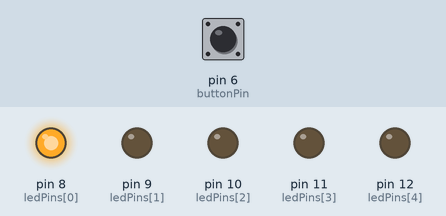
Simulated run of this sketch. Board: Arduino Uno, built with avr-gcc and run on an emulated ATmega328P. Parts: output pins drawn as LEDs (lit = HIGH). The inputs (shaded band) are chosen by the test bench; at power-on: pin 6 (buttonPin) LOW.

Above: at 0.12 s.
At 0.62 s:
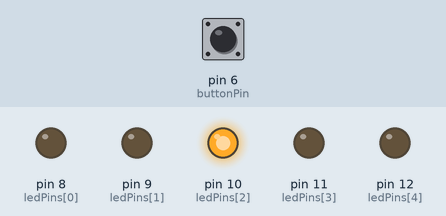
At 0.87 s:
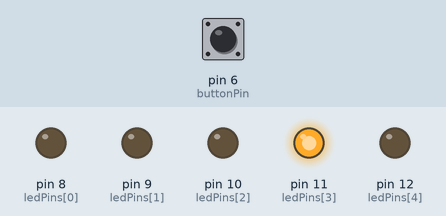
At 1.62 s:
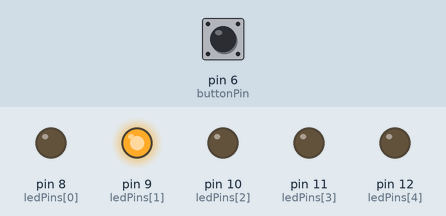
At 2.37 s:
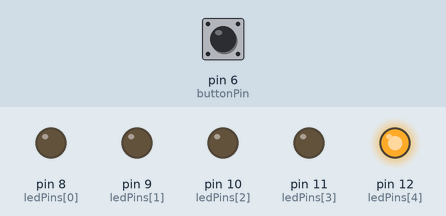
Timing chart, 0 to 3.0 s (numbered marks = the images above):
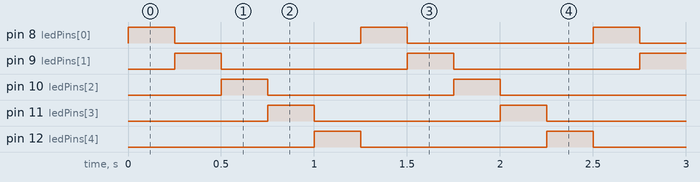

The sketch:

case-study1.ino
```cpp
const int buttonPin =6;
const int ledPins[]= {8,9,10,11,12};

int buttonState =0;

void setup()
{
  pinMode(buttonPin, INPUT);
  Serial.begin(9600);
  for (int i=0; i<5; i++)
  { pinMode(ledPins[i], OUTPUT);
  }
}

void loop()
{
  buttonState = digitalRead(buttonPin);
  if(buttonState == HIGH)
  {
    for (int i=4; i>=0; i--)
    { digitalWrite(ledPins[i], HIGH);
      delay(250);
      digitalWrite(ledPins[i], LOW);
    }
  } else {
    for (int i=0; i<5; i++)
    { digitalWrite(ledPins[i],HIGH);
      delay(250);
      digitalWrite(ledPins[i], LOW);
    }
  }


}
```

Measured:
- by itself, pin 8 (ledPins[0]), pin 9 (ledPins[1]), pin 10 (ledPins[2]), pin 11 (ledPins[3]), pin 12 (ledPins[4]): alternates HIGH for 0.25 s and LOW for 1.0 s
- by itself, everything shown: repeats every 1.3 s, in 5 steps
